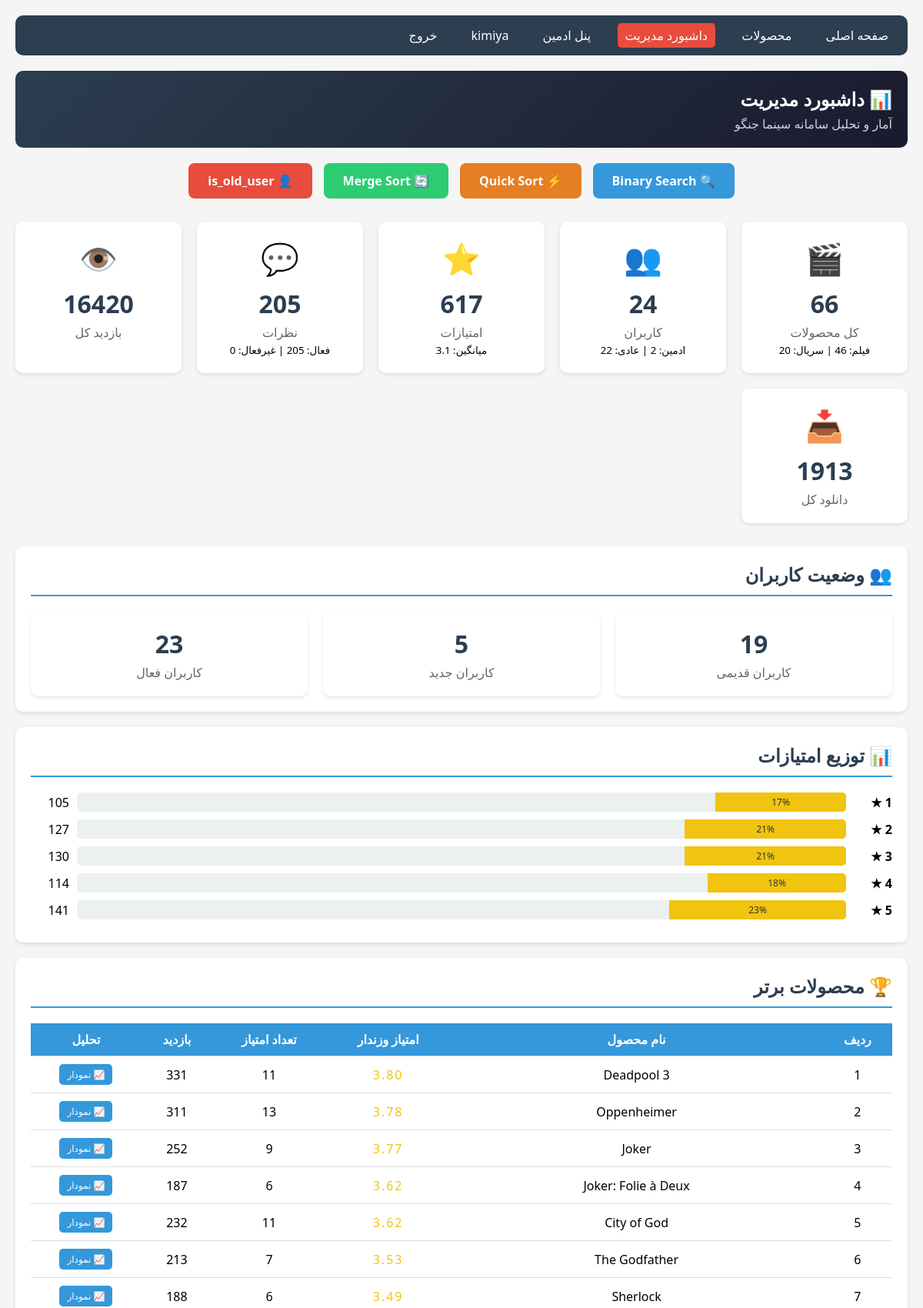
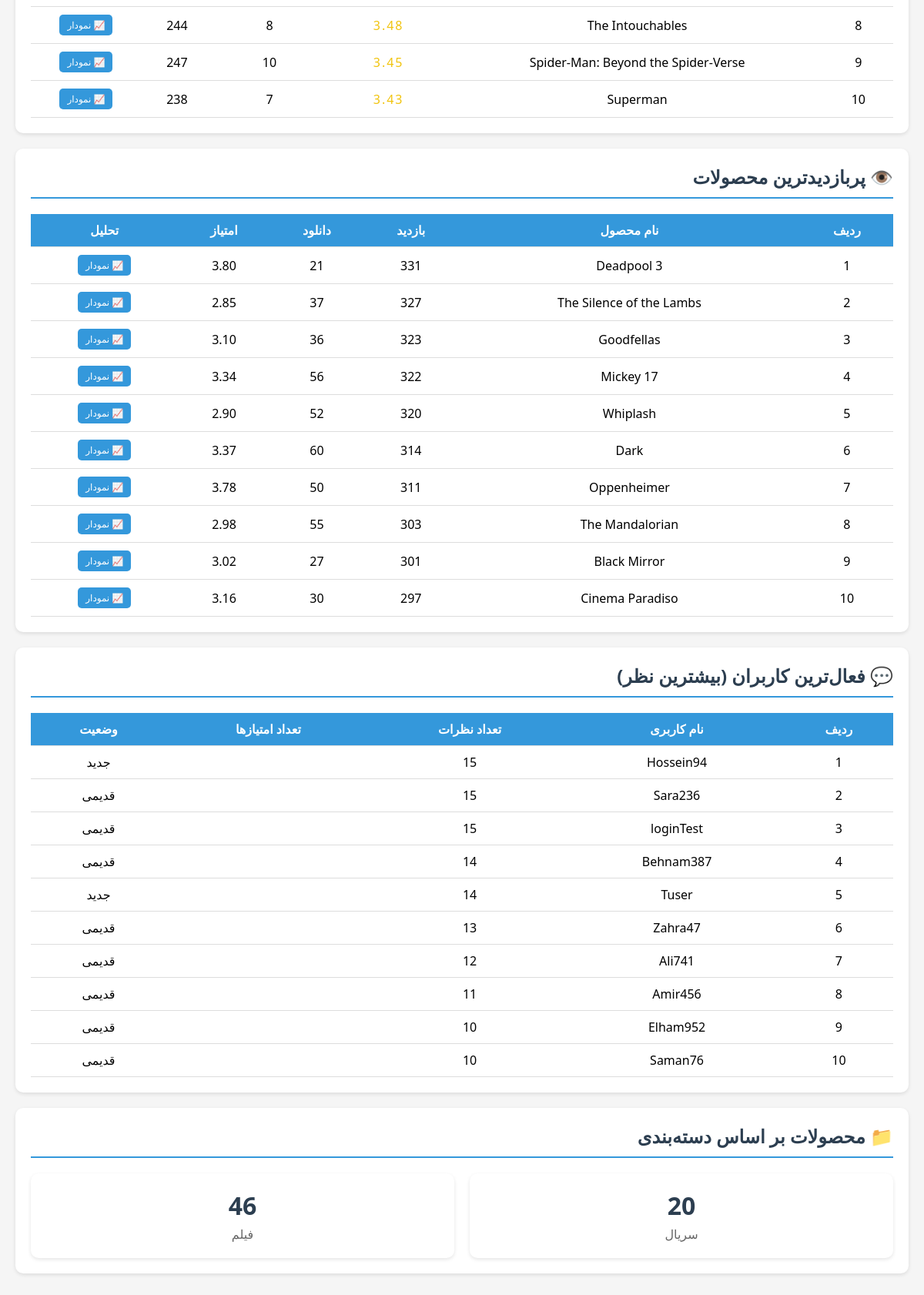
/admin-dashboard/ (signed in), run on the app's committed database (2 pictures, top to bottom).
### App/models.py (models this page shows, shortened)
class Product(models.Model):
    PCode = models.UUIDField(default=uuid.uuid4, editable=False, unique=True)
    Pname = models.CharField(max_length=200, verbose_name="نام محصول")
    expiration = models.DateField(null=True, blank=True, verbose_name="تاریخ انقضا")
    weighted_rating = models.FloatField(default=0.0, verbose_name="امتیاز وزندار")
    category = models.ForeignKey(
        Category,
        on_delete=models.SET_NULL,
        null=True,
        blank=True,
        related_name='products',
        verbose_name="دسته‌بندی"
    )
    director = models.CharField(max_length=200, blank=True, null=True, verbose_name="کارگردان")
    writer = models.CharField(max_length=200, blank=True, null=True, verbose_name="نویسنده")
    cast = models.TextField(blank=True, null=True, verbose_name="بازیگران (با کاما جدا کنید)")
    genre = models.CharField(max_length=200, blank=True, null=True, verbose_name="ژانر")
    release_date = models.DateField(null=True, blank=True, verbose_name="تاریخ انتشار")
    duration = models.IntegerField(null=True, blank=True, verbose_name="مدت زمان (دقیقه)")
    language = models.CharField(max_length=100, default="فارسی", verbose_name="زبان")
    country = models.CharField(max_length=100, blank=True, null=True, verbose_name="کشور سازنده")
    description = models.TextField(blank=True, null=True, verbose_name="توضیحات")
    storyline = models.TextField(blank=True, null=True, verbose_name="خلاصه داستان")
    poster = models.ImageField(upload_to='posters/', blank=True, null=True, verbose_name="پوستر")
    trailer_url = models.URLField(blank=True, null=True, verbose_name="لینک تریلر")
    download_url = models.URLField(blank=True, null=True, verbose_name="لینک دانلود")
    download_file = models.FileField(upload_to='downloads/', blank=True, null=True, verbose_name="فایل دانلود")
    views_count = models.IntegerField(default=0, verbose_name="تعداد بازدید")
    download_count = models.IntegerField(default=0, verbose_name="تعداد دانلود")
    created_at = models.DateTimeField(auto_now_add=True, verbose_name="تاریخ ایجاد")
    updated_at = models.DateTimeField(auto_now=True, verbose_name="آخرین بروزرسانی")
    STATUS_CHOICES = [
        ('draft', 'پیش‌نویس'),
        ('published', 'منتشر شده'),
        ('archived', 'بایگانی شده'),
    ]
    status = models.CharField(max_length=20, choices=STATUS_CHOICES, default='draft', verbose_name="وضعیت")
    imdb_rating = models.DecimalField(
        max_digits=3,
        decimal_places=1,
        null=True,
        blank=True,
        verbose_name="امتیاز IMDb",
        help_text="مثلاً 8.8"
    )
    metacritic_score = models.IntegerField(
        null=True,
        blank=True,
        verbose_name="نمره متاکریتیک",
        help_text="مثلاً 85"
    )
    class Meta:
        verbose_name = "محصول"
        verbose_name_plural = "محصولات"
        ordering = ['-created_at']

class Category(models.Model):
    name = models.CharField(max_length=100, unique=True, verbose_name="نام دسته")
    slug = models.SlugField(max_length=100, unique=True, blank=True, verbose_name="اسلاگ")
    description = models.TextField(blank=True, null=True, verbose_name="توضیحات")
    created_at = models.DateTimeField(auto_now_add=True, verbose_name="تاریخ ایجاد")
    class Meta:
        verbose_name = "دسته‌بندی"
        verbose_name_plural = "دسته‌بندی‌ها"
        ordering = ['name']

### App/views/dashboard_views.py (the view)
# urls.py: path('admin-dashboard/', admin_dashboard, name='admin_dashboard'),
@staff_member_required
def admin_dashboard(request):
    total_products = Product.objects.count()
    total_movies = Product.objects.filter(category__name='فیلم').count()
    total_series = Product.objects.filter(category__name='سریال').count()
    total_categories = Category.objects.count()
    total_users = User.objects.count()
    staff_users = User.objects.filter(is_staff=True).count()
    regular_users = total_users - staff_users
    all_profiles = UserProfile.objects.all()
    old_users = sum(1 for p in all_profiles if p.is_old_user)
    new_users = len(all_profiles) - old_users
    active_users = UserProfile.objects.filter(login_count__gt=0).count()
    total_ratings = Rating.objects.count()
    avg_rating = Rating.objects.aggregate(Avg('score'))['score__avg'] or 0
    rating_distribution = {}
    for i in range(1, 6):
        count = Rating.objects.filter(score=i).count()
        rating_distribution[i] = count
    top_rated_products = Product.objects.filter(
        weighted_rating__gt=0
    ).order_by('-weighted_rating')[:10]
    most_rated_products = Product.objects.annotate(
        rating_count=Count('ratings')
    ).order_by('-rating_count')[:10]
    total_comments = Comment.objects.count()
    active_comments = Comment.objects.filter(is_active=True).count()
    inactive_comments = total_comments - active_comments
    top_commenters = User.objects.annotate(
        comment_count=Count('comments')
    ).order_by('-comment_count')[:10]
    most_commented_products = Product.objects.annotate(
        comment_count=Count('comments')
    ).order_by('-comment_count')[:10]
    total_views = Product.objects.aggregate(Sum('views_count'))['views_count__sum'] or 0
    total_downloads = Product.objects.aggregate(Sum('download_count'))['download_count__sum'] or 0
    most_viewed_products = Product.objects.order_by('-views_count')[:10]
    most_downloaded_products = Product.objects.order_by('-download_count')[:10]
    products_by_category = {}
    for cat in Category.objects.all():
        products_by_category[cat.name] = cat.products.count()
    monthly_ratings = []
    for i in range(6):
        date = timezone.now().date() - timedelta(days=30 * i)
        count = Rating.objects.filter(
            record_date__year=date.year,
            record_date__month=date.month
        ).count()
        monthly_ratings.append({
            'month': date.strftime('%Y-%m'),
            'count': count
        })
    context = {
        'total_products': total_products,
        'total_movies': total_movies,
        'total_series': total_series,
        'total_categories': total_categories,
        'total_users': total_users,
        'staff_users': staff_users,
        'regular_users': regular_users,
        'old_users': old_users,
        'new_users': new_users,
        'active_users': active_users,
        'total_ratings': total_ratings,
        'avg_rating': avg_rating,
        'rating_distribution': rating_distribution,
        'top_rated_products': top_rated_products,
        'most_rated_products': most_rated_products,
        'total_comments': total_comments,
        'active_comments': active_comments,
        'inactive_comments': inactive_comments,
        'top_commenters': top_commenters,
        'most_commented_products': most_commented_products,
        'total_views': total_views,
        'total_downloads': total_downloads,
        'most_viewed_products': most_viewed_products,
        'most_downloaded_products': most_downloaded_products,
        'products_by_category': products_by_category,
        'monthly_ratings': monthly_ratings,
    }
    return render(request, 'admin_dashboard.html', context)

### App/templates/admin_dashboard.html (shortened to what this page needs)
<!DOCTYPE html>
<html>
<head>
</head>
<body>
    <div class="container">
        <div class="nav">
            <a href="{% url 'App:home' %}">صفحه اصلی</a>
            <a href="{% url 'App:product_list' %}">محصولات</a>
            <a href="{% url 'App:admin_dashboard' %}" style="background: #e74c3c;">داشبورد مدیریت</a>
            <a href="/admin/">پنل ادمین</a>
            {% if user.is_authenticated %}
                <a href="{% url 'App:profile' %}">{{ user.username }}</a>
                <a href="{% url 'App:logout' %}">خروج</a>
            {% endif %}
        </div>
        <div class="header">
    <h1>📊 داشبورد مدیریت</h1>
    <p>آمار و تحلیل سامانه سینما جنگو</p>
</div>
<div style="display: flex; gap: 15px; justify-content: center; margin-bottom: 30px; flex-wrap: wrap;">
    <a href="/generate-graph/binary_search/" target="_blank" style="background: #3498db; color: white; padding: 12px 25px; border-radius: 8px; text-decoration: none; font-weight: bold;">
        🔍 Binary Search
    </a>
    <a href="/generate-graph/quick_sort/" target="_blank" style="background: #e67e22; color: white; padding: 12px 25px; border-radius: 8px; text-decoration: none; font-weight: bold;">
        ⚡ Quick Sort
    </a>
    <a href="/generate-graph/merge_sort/" target="_blank" style="background: #2ecc71; color: white; padding: 12px 25px; border-radius: 8px; text-decoration: none; font-weight: bold;">
        🔄 Merge Sort
    </a>
    <a href="/generate-graph/is_old_user/" target="_blank" style="background: #e74c3c; color: white; padding: 12px 25px; border-radius: 8px; text-decoration: none; font-weight: bold;">
        👤 is_old_user
    </a>
</div>
        <div class="stats-grid">
            <div class="stat-card">
                <div class="icon">🎬</div>
                <div class="number">{{ total_products }}</div>
                <div class="label">کل محصولات</div>
                <small>فیلم: {{ total_movies }} | سریال: {{ total_series }}</small>
            </div>
            <div class="stat-card">
                <div class="icon">👥</div>
                <div class="number">{{ total_users }}</div>
                <div class="label">کاربران</div>
                <small>ادمین: {{ staff_users }} | عادی: {{ regular_users }}</small>
            </div>
            <div class="stat-card">
                <div class="icon">⭐</div>
                <div class="number">{{ total_ratings }}</div>
                <div class="label">امتیازات</div>
                <small>میانگین: {{ avg_rating|floatformat:1 }}</small>
            </div>
            <div class="stat-card">
                <div class="icon">💬</div>
                <div class="number">{{ total_comments }}</div>
                <div class="label">نظرات</div>
                <small>فعال: {{ active_comments }} | غیرفعال: {{ inactive_comments }}</small>
            </div>
            <div class="stat-card">
                <div class="icon">👁️</div>
                <div class="number">{{ total_views|default:"0" }}</div>
                <div class="label">بازدید کل</div>
            </div>
            <div class="stat-card">
                <div class="icon">📥</div>
                <div class="number">{{ total_downloads|default:"0" }}</div>
                <div class="label">دانلود کل</div>
            </div>
        </div>
        <div class="section">
            <h2>👥 وضعیت کاربران</h2>
            <div class="stats-grid" style="margin-bottom: 0;">
                <div class="stat-card">
                    <div class="number">{{ old_users }}</div>
                    <div class="label">کاربران قدیمی</div>
                </div>
                <div class="stat-card">
                    <div class="number">{{ new_users }}</div>
                    <div class="label">کاربران جدید</div>
                </div>
                <div class="stat-card">
                    <div class="number">{{ active_users }}</div>
                    <div class="label">کاربران فعال</div>
                </div>
            </div>
        </div>
        <div class="section">
            <h2>📊 توزیع امتیازات</h2>
            {% for score, count in rating_distribution.items %}
            <div class="rating-bar">
                <div class="rating-label">{{ score }} ★</div>
                <div class="rating-bar-fill">
                    <span style="width: {% widthratio count total_ratings 100 %}%">
                        {% widthratio count total_ratings 100 %}%
                    </span>
                </div>
                <div class="rating-count">{{ count }}</div>
            </div>
            {% endfor %}
        </div>
        <div class="section">
            <h2>🏆 محصولات برتر</h2>
            <table>
                <thead>
                    <tr>
                        <th>ردیف</th>
                        <th>نام محصول</th>
                        <th>امتیاز وزندار</th>
                        <th>تعداد امتیاز</th>
                        <th>بازدید</th>
                        <th>تحلیل</th>
                    </tr>
                </thead>
                <tbody>
                    {% for product in top_rated_products|slice:":10" %}
                    <tr>
                        <td>{{ forloop.counter }}</td>
                        <td>{{ product.Pname }}</td>
                        <td class="stars">{{ product.weighted_rating|floatformat:2 }}</td>
                        <td>{{ product.ratings.count }}</td>
                        <td>{{ product.views_count }}</td>
                        <td>
                            <a href="/analytics/product/{{ product.id }}/" target="_blank" style="background: #3498db; color: white; padding: 5px 10px; border-radius: 5px; text-decoration: none; font-size: 12px; display: inline-block;">
                                📈 نمودار
                            </a>
                        </td>
                    </tr>
                    {% empty %}
                    <tr><td colspan="6">محصولی یافت نشد</td></tr>
                    {% endfor %}
                </tbody>
            </table>
        </div>
        <div class="section">
            <h2>👁️ پربازدیدترین محصولات</h2>
            <table>
                <thead>
                    <tr>
                        <th>ردیف</th>
                        <th>نام محصول</th>
                        <th>بازدید</th>
                        <th>دانلود</th>
                        <th>امتیاز</th>
                        <th>تحلیل</th>
                    </tr>
                </thead>
                <tbody>
                    {% for product in most_viewed_products|slice:":10" %}
                    <tr>
                        <td>{{ forloop.counter }}</td>
                        <td>{{ product.Pname }}</td>
                        <td>{{ product.views_count }}</td>
                        <td>{{ product.download_count }}</td>
                        <td>{{ product.weighted_rating|floatformat:2 }}</td>
                        <td>
                            <a href="/analytics/product/{{ product.id }}/" target="_blank" style="background: #3498db; color: white; padding: 5px 10px; border-radius: 5px; text-decoration: none; font-size: 12px; display: inline-block;">
                                📈 نمودار
                            </a>
                        </td>
                    </tr>
                    {% empty %}
                    <tr><td colspan="6">محصولی یافت نشد</td></tr>
                    {% endfor %}
                </tbody>
            </table>
        </div>
        <div class="section">
            <h2>💬 فعال‌ترین کاربران (بیشترین نظر)</h2>
            <table>
                <thead>
                    <tr>
                        <th>ردیف</th>
                        <th>نام کاربری</th>
                        <th>تعداد نظرات</th>
                        <th>تعداد امتیازها</th>
                        <th>وضعیت</th>
                    </tr>
                </thead>
                <tbody>
                    {% for user in top_commenters %}
                    <tr>
                        <td>{{ forloop.counter }}</td>
                        <td>{{ user.username }}</td>
                        <td>{{ user.comment_count }}</td>
                        <td>{{ user.ratings.count }}</td>
                        <td>{% if user.userprofile.is_old_user %}قدیمی{% else %}جدید{% endif %}</td>
                    </tr>
                    {% empty %}
                    <tr><td colspan="5">کاربری یافت نشد</td></tr>
                    {% endfor %}
                </tbody>
            </table>
        </div>
        <div class="section">
            <h2>📁 محصولات بر اساس دسته‌بندی</h2>
            <div class="stats-grid" style="margin-bottom: 0;">
                {% for name, count in products_by_category.items %}
                <div class="stat-card">
                    <div class="number">{{ count }}</div>
                    <div class="label">{{ name }}</div>
                </div>
                {% endfor %}
            </div>
        </div>
    </div>
</body>
</html>

### data on the page
Product: Pname "Deadpool 3", weighted_rating "3.80", ratings.count "11", views_count "331", download_count "21"
Product: Pname "Oppenheimer", weighted_rating "3.78", ratings.count "13", views_count "311", download_count "50"
Product: Pname "Joker", weighted_rating "3.77", ratings.count "9", views_count "252"
Product: Pname "Joker: Folie à Deux", weighted_rating "3.62", ratings.count "6", views_count "187"
Product: Pname "City of God", weighted_rating "3.62", ratings.count "11", views_count "232"
Product: Pname "The Godfather", weighted_rating "3.53", ratings.count "7", views_count "213"
Product: Pname "Sherlock", weighted_rating "3.49", ratings.count "6", views_count "188"
Product: Pname "The Intouchables", weighted_rating "3.48", ratings.count "8", views_count "244"
Product: Pname "Spider-Man: Beyond the Spider-Verse", weighted_rating "3.45", ratings.count "10", views_count "247"
Product: Pname "Superman", weighted_rating "3.43", ratings.count "7", views_count "238"
Product: Pname "The Silence of the Lambs", views_count "327", download_count "37", weighted_rating "2.85"
Product: Pname "Goodfellas", views_count "323", download_count "36", weighted_rating "3.10"
Product: Pname "Mickey 17", views_count "322", download_count "56", weighted_rating "3.34"
Product: Pname "Whiplash", views_count "320", download_count "52", weighted_rating "2.90"
Product: Pname "Dark", views_count "314", download_count "60", weighted_rating "3.37"
Product: Pname "The Mandalorian", views_count "303", download_count "55", weighted_rating "2.98"
Product: Pname "Black Mirror", views_count "301", download_count "27", weighted_rating "3.02"
Product: Pname "Cinema Paradiso", views_count "297", download_count "30", weighted_rating "3.16"
Category: products_by_category "سریال"
Category: products_by_category "فیلم"

### other printed values
{{ user.username }} "kimiya"
{{ total_products }} "66"
{{ total_movies }} "46"
{{ total_series }} "20"
{{ total_users }} "24"
{{ regular_users }} "22"
{{ total_ratings }} "617"
{{ avg_rating|floatformat:1 }} "3.1"
{{ total_comments }} "205"
{{ inactive_comments }} "0"
{{ total_views|default:"0" }} "16420"
{{ total_downloads|default:"0" }} "1913"
{{ old_users }} "19"
{{ new_users }} "5"
{{ active_users }} "23"
